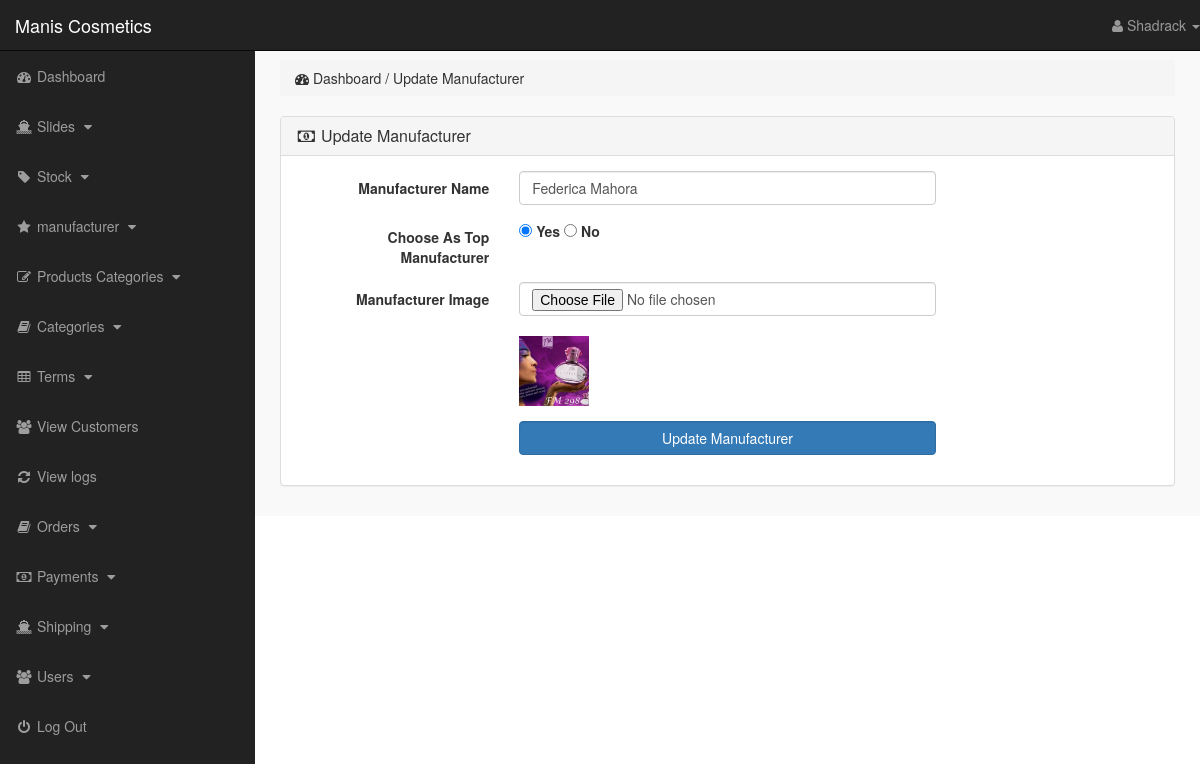
The app's page /admin_area/index.php?edit_manufacturer=1 (signed in) with its own data.
### tables this page shows
CREATE TABLE `manufacturers` (
  `manufacturer_id` int(10) NOT NULL,
  `manufacturer_title` text NOT NULL,
  `manufacturer_top` text NOT NULL,
  `manufacturer_image` text NOT NULL
);

### admin_area/edit_manufacturer.php (the view, shortened to what this page needs)
<?php
    if(!isset($_SESSION['admin_email'])){
        echo "<script>window.open('login.php','_self')</script>";
    }else{
?>
<?php
        if(isset($_GET['edit_manufacturer'])){
            $edit_manufacturer = $_GET['edit_manufacturer'];
            $get_manufacturer = "select * from manufacturers where manufacturer_id='$edit_manufacturer'";
            $run_manufacturer = mysqli_query($con,$get_manufacturer);
            $row_manufacturer = mysqli_fetch_array($run_manufacturer);
            $m_title = $row_manufacturer['manufacturer_title'];
            $m_top = $row_manufacturer['manufacturer_top'];
            $m_image = $row_manufacturer['manufacturer_image'];
        }
?>
<div class="row">
    <div class="col-lg-12">
        <ol class="breadcrumb">
            <li>
                <i class="fa fa-dashboard"></i> Dashboard / Update Manufacturer
            </li>
        </ol>
    </div>
</div>
<div class="row">
    <div class="col-lg-12">
        <div class="panel panel-default">
            <div class="panel-heading">
                <h3 class="panel-title">
                    <i class="fa fa-money fa-fw"></i> Update Manufacturer
                </h3>
            </div>
            <div class="panel-body">
                <form action="" class="form-horizontal" method="post" enctype="multipart/form-data">
                    <div class="form-group">
                        <label for="" class="control-label col-md-3">
                        Manufacturer Name
                        </label>
                        <div class="col-md-6">
                            <input name="manufacturer_name" type="text" class="form-control" value="<?php echo $m_title; ?>">
                        </div>
                    </div>
                    <div class="form-group">
                        <label for="" class="control-label col-md-3">
                            Choose As Top Manufacturer
                        </label>
                        <div class="col-md-6">
                            <input name="manufacturer_top" type="radio" value="yes"
                                <?php
                                    if($m_top=='no'){}else{echo "checked='checked'";}
                                ?>
                            >
                            <label>Yes</label>
                            <input name="manufacturer_top" type="radio" value="no"
                                <?php
                                    if($m_top=='no'){echo "checked='checked'";}
                                ?>
                            >
                            <label>No</label>
                        </div>
                    </div>
                    <div class="form-group">
                        <label for="" class="control-label col-md-3">
                        Manufacturer Image
                        </label>
                        <div class="col-md-6">
                            <input type="file" name="manufacturer_image" class="form-control">
                          <br>
                          <img width="70" height="70" src="other_images/<?php echo $m_image; ?>" alt="<?php echo $m_image; ?>">
                        </div>
                    </div>
                    <div class="form-group">
                        <label for="" class="control-label col-md-3"></label>
                        <div class="col-md-6">
                            <input type="submit" name="update" value="Update Manufacturer" class="btn btn-primary form-control">
                        </div>
                    </div>
                </form>
            </div>
        </div>
    </div>
</div>
<?php } ?>

### admin_area/includes/sidebar.php (shortened to what this page needs)
<?php
    if(!isset($_SESSION['admin_email'])){
        echo "<script>window.open('login.php','_self')</script>";
    }else{
?>
<nav class="navbar navbar-inverse navbar-fixed-top">
    <div class="navbar-header">
        <a href="index.php?dashboard" class="navbar-brand">Manis Cosmetics</a>
    </div>
    <ul class="nav navbar-right top-nav">
        <li class="dropdown">
            <a href="#" class="dropdown-toggle" data-toggle="dropdown">
                <i class="fa fa-user"></i> <?php echo $admin_name;  ?> <b class="caret"></b>
            </a>
        </li>
    </ul>
    <div class="collapse navbar-collapse navbar-ex1-collapse">
        <ul class="nav navbar-nav side-nav">
            <li>
                <a href="index.php?dashboard">
                        <i class="fa fa-fw fa-dashboard"></i> Dashboard
                </a>
            </li>
            <li>
                <a href="#" data-toggle="collapse" data-target="#slides">
                        <i class="fa fa-fw fa-ship"></i> Slides
                        <i class="fa fa-fw fa-caret-down"></i>
                </a>
            </li>
            <li>
                <a href="#" data-toggle="collapse" data-target="#products">
                        <i class="fa fa-fw fa-tag"></i> Stock
                        <i class="fa fa-fw fa-caret-down"></i>
                </a>
            </li>
            <li>
                <a href="#" data-toggle="collapse" data-target="#manufacturer">
                        <i class="fa fa-fw fa-star"></i> manufacturer
                        <i class="fa fa-fw fa-caret-down"></i>
                </a>
            </li>
            <li>
                <a href="#" data-toggle="collapse" data-target="#p_cat">
                        <i class="fa fa-fw fa-edit"></i> Products Categories
                        <i class="fa fa-fw fa-caret-down"></i>
                </a>
            </li>
            <li>
                <a href="#" data-toggle="collapse" data-target="#cat">
                        <i class="fa fa-fw fa-book"></i> Categories
                        <i class="fa fa-fw fa-caret-down"></i>
                </a>
            </li>
            <li>
                <a href="#" data-toggle="collapse" data-target="#terms">
                        <i class="fa fa-fw fa-table"></i> Terms
                        <i class="fa fa-fw fa-caret-down"></i>
                </a>
            </li>
            <li>
                <a href="index.php?view_customers">
                    <i class="fa fa-fw fa-users"></i> View Customers
                </a>
            </li>
            <li>
                <a href="index.php?view_logs">
                    <i class="fa fa-fw fa-refresh"></i> View logs
                </a>
            </li>
            <li>
                <a href="#" data-toggle="collapse" data-target="#orders">
                        <i class="fa fa-fw fa-book"></i> Orders
                        <i class="fa fa-fw fa-caret-down"></i>
                </a>
            </li>
            <li>
                <a href="#" data-toggle="collapse" data-target="#payments">
                        <i class="fa fa-fw fa-money"></i> Payments
                        <i class="fa fa-fw fa-caret-down"></i>
                </a>
            </li>
            <li>
                <a href="#" data-toggle="collapse" data-target="#shipping">
                        <i class="fa fa-fw fa-ship"></i> Shipping
                        <i class="fa fa-fw fa-caret-down"></i>
                </a>
            </li>
            <li>
                <a href="#" data-toggle="collapse" data-target="#users">
                        <i class="fa fa-fw fa-users"></i> Users
                        <i class="fa fa-fw fa-caret-down"></i>
                </a>
            </li>
            <li>
                <a href="logout.php">
                    <i class="fa fa-fw fa-power-off"></i> Log Out
                </a>
            </li>
        </ul>
    </div>
</nav>
<?php } ?>

### admin_area/css/style.css (style rules this page uses)
body { margin-top: 100px; }
@media (min-width: 768px) { body { margin-top: 50px; } }
.top-nav { 0 15px; }
.top-nav>li { float: left; display: inline-block; }
.top-nav>li>a { color: #999999; line-height: 20px; padding-top: 15px; padding-bottom: 15px; }
@media (min-width: 768px) { .side-nav { position: fixed; top: 51px; bottom: 0; width: 255px; overflow-y: auto; overflow-x: hidden; background-color: #222222; padding-bottom: 40px; border-radius: 0; } }
@media (min-width: 768px) { .side-nav>li>a { width: 255px; } }
.panel-body { border-radius: 5px; }

### records on screen
manufacturers: manufacturer_name "Federica Mahora", manufacturer_top "☑", manufacturer_image (picture)

### other values on screen
$admin_name "Shadrack"
